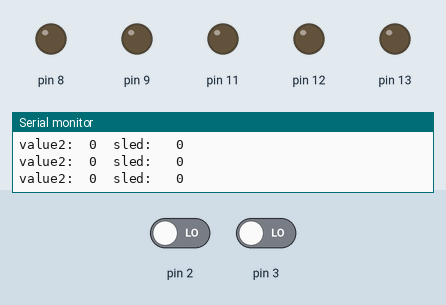
This sketch was run on a simulated Arduino Uno, built with avr-gcc and run on an emulated ATmega328P. Shown: output pins drawn as LEDs (lit = HIGH), the last lines printed to the serial monitor. Dashed ring = blinking. Inputs (shaded band) come from the test bench; at power-on: pin 2 LOW, pin 3 LOW.

Above: at 1.3 s.
1.4 s: pin 2 driven HIGH
At 1.72 s:
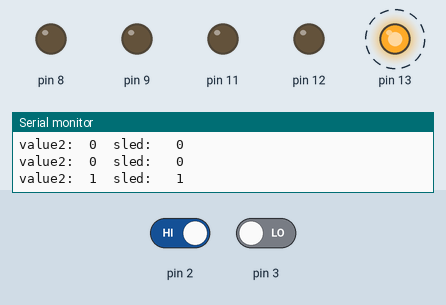
At 2.22 s:
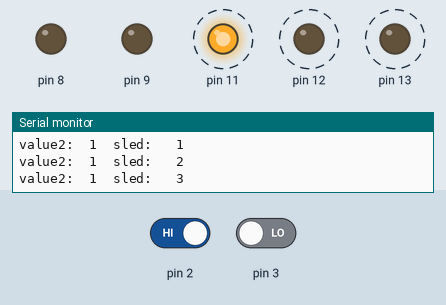
4.4 s: pin 2 driven LOW
At 4.4 s:
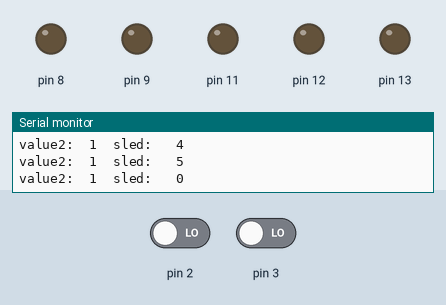
Timing chart, 0 to 7.4 s (numbered marks = the images above; inputs shaded):
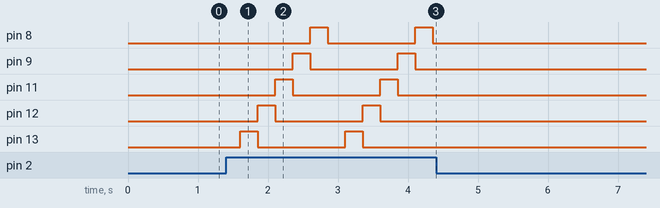

The sketch:

ex17.ino
```cpp
int sled = 0; //최초 sled 값 0, LED 모두 꺼진 상태 0
              //sled 값 1, 첫번째 LED 켜진 상태(나머지는 꺼진 상태)
              //sled 값 2, 두번째 LED 켜진 상태(나머지는 꺼진 상태)
              //sled 값 3, 세번째 LED 켜진 상태(나머지는 꺼진 상태)
              //sled 값 4, 네번째 LED 켜진 상태(나머지는 꺼진 상태)
              //sled 값 5, 다섯번째 LED 켜진 상태(나머지는 꺼진 상태)
              //sled 값 1 , 켜진상태 1
              //2번핀이 연결된 버튼을 토글 버튼으로 만들기 LED 켜기 <=> LED끄기
void setup() {
  Serial.begin(9600);
  pinMode(13, OUTPUT);  //LED 연결 (디지털 출력)
  pinMode(12, OUTPUT);
  pinMode(11, OUTPUT);
  pinMode(9, OUTPUT);
  pinMode(8, OUTPUT);
  pinMode(2, INPUT);  //버튼 연결 (디지털 입력)
  digitalWrite(13, LOW);  //LED 끄기
  pinMode(3, INPUT);  //버튼 연결 (디지털 입력)    digitalWrite(12, LOW);
  digitalWrite(11, LOW);
  digitalWrite(9, LOW);
  digitalWrite(8, LOW);
  delay(100);
}

void loop() {
  delay(250);
  int value2 = digitalRead(2); //버튼 확인
  int value3 = digitalRead(3);
  if(value2 == HIGH){ //2번핀에 연결된 버튼을 눌렀을 때
    sled++; //0->1->2->3->4->5->0....
    if(sled>5) { sled=0; }
  }
  Serial.print("value2:\t");
  Serial.print(value2);
  Serial.print("\tsled: \t");
  Serial.println(sled);
  if(sled==0){  //sled 값 0, LED 모두 꺼진 상태 0
    digitalWrite(13, LOW);
    digitalWrite(12, LOW);
    digitalWrite(11, LOW);
    digitalWrite(9, LOW);
    digitalWrite(8, LOW);
  }
  if(sled==1){  //sled 값 1, 첫번째 LED 켜진 상태(나머지는 꺼진 상태)
    digitalWrite(13, HIGH);
    digitalWrite(12, LOW);
    digitalWrite(11, LOW);
    digitalWrite(9, LOW);
    digitalWrite(8, LOW);
  }
    if(sled==2){  //sled 값 2, 두번째 LED 켜진 상태(나머지는 꺼진 상태)
    digitalWrite(13, LOW);
    digitalWrite(12, HIGH);
    digitalWrite(11, LOW);
    digitalWrite(9, LOW);
    digitalWrite(8, LOW);
  }
    if(sled==3){  //sled 값 3, 세번째 LED 켜진 상태(나머지는 꺼진 상태)
    digitalWrite(13, LOW);
    digitalWrite(12, LOW);
    digitalWrite(11, HIGH);
    digitalWrite(9, LOW);
    digitalWrite(8, LOW);
  }
    if(sled==4){  //sled 값 4, 네번째 LED 켜진 상태(나머지는 꺼진 상태)
    digitalWrite(13, LOW);
    digitalWrite(12, LOW);
    digitalWrite(11, LOW);
    digitalWrite(9, HIGH);
    digitalWrite(8, LOW);
  }
    if(sled==5){  //sled 값 5, 다섯번째 LED 켜진 상태(나머지는 꺼진 상태)
    digitalWrite(13, LOW);
    digitalWrite(12, LOW);
    digitalWrite(11, LOW);
    digitalWrite(9, LOW);
    digitalWrite(8, HIGH);
  }
}
//  }
//  if(value == HIGH) {
////    if(value == LOW){
//      digitalWrite(13, HIGH);
//      digitalWrite(12, HIGH);
//      digitalWrite(11, HIGH);
//      digitalWrite(9, HIGH);
//      digitalWrite(8, HIGH);
//    }
//    if(sled == LOW){
//      digitalWrite(13, LOW);
//      digitalWrite(12, LOW);
//      digitalWrite(11, LOW);
//      digitalWrite(9, LOW);
//      digitalWrite(8, LOW);
//    }
//
```

Measured:
- after the input at 1.4 s, pin 8: alternates HIGH for 0.25 s and LOW for 1.3 s, starting after 1.2 s; pin 9: alternates HIGH for 0.25 s and LOW for 1.3 s, starting after 0.95 s
- after the input at 4.4 s, pin 8, pin 9, pin 11–13: stops changing and stays LOW
